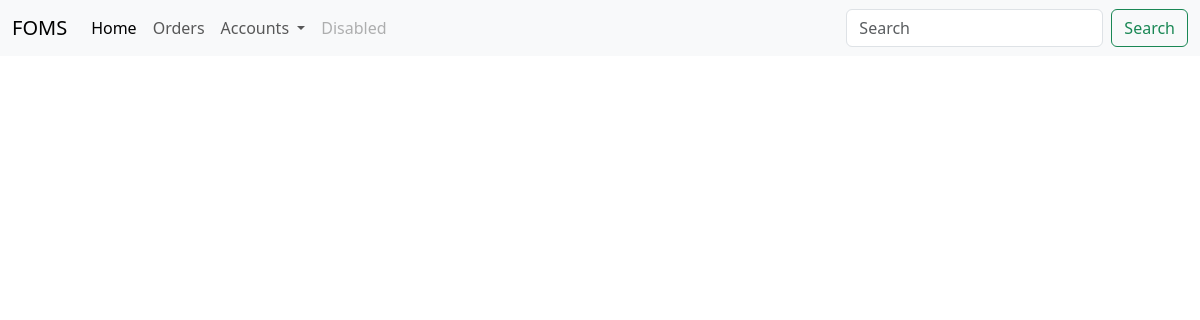
The app's page /Jayanthi, older data.
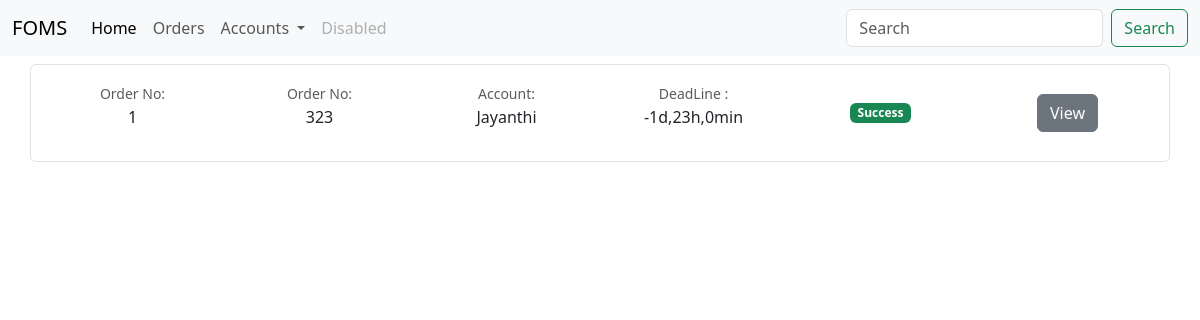
The same page, newer data.
### website/models.py (models this page shows)
class FiverrOrder(db.Model):
    foid = db.Column(db.Integer, primary_key=True)
    fono = db.Column(db.String, nullable=False)
    account_name = db.Column(db.String, nullable=False)
    date = db.Column(db.DateTime, nullable=False)
    soundcloud_tracks = db.relationship(
        'SoundcloudTrack', backref='fiverr_order', lazy='dynamic')

### website/views.py (the view)
@views.route('/Jayanthi')
def jayanthi_order_load():
    account_name = 'Jayanthi'  # Replace with the account_name you want to query
    orders = FiverrOrder.query.filter_by(
        account_name=account_name).all()
    time = calculate(orders)
    for order in orders:
        print(order.foid)
    print(time)
    return render_template("jayanthi.html", orders=orders, time=time)

### website/Timecal.py (called while the page is built)
def calculate(orders):
    asia_colombo_tz = pytz.timezone('Asia/Colombo')
    time = []
    for order in orders:
        current_time = datetime.now(tz=asia_colombo_tz)
        End_date = order.date.astimezone(asia_colombo_tz)
        remain_time = End_date - current_time
        hours, remainder = divmod(remain_time.seconds, 3600)
        minutes, seconds = divmod(remainder, 60)
        time.append({order.foid: {
            'date': remain_time.days,
            'hours': hours,
            'minutes': minutes,
        }})
    return time

### website/templates/jayanthi.html (shortened to what this page needs)
{% extends "base.html"%}{%block title%}Orders{%endblock%} {% block content%}
{%for order in orders %}
<div class="container">
  <div class="row my-2 border rounded p-2">
    <div
      class="col-md-2 d-flex align-items-center justify-content-center custom-column"
    >
      <p class="text-center">
        <small class="text-body-secondary">Order No:</small
        ><br />{{order['foid']}}
      </p>
    </div>
    <div
      class="col-md-2 d-flex align-items-center justify-content-center custom-column"
    >
      <p class="text-center">
        <small class="text-body-secondary">Order No:</small
        ><br />{{order['fono']}}
      </p>
    </div>
    <div
      class="col-md-2 d-flex align-items-center justify-content-center custom-column"
    >
      <p class="text-center">
        <small class="text-body-secondary">Account:</small
        ><br />{{order['account_name']}}
      </p>
    </div>
    <div
      class="col-md-2 d-flex align-items-center justify-content-center custom-column"
    >
      <p class="text-center">
        <small class="text-body-secondary">DeadLine :</small
        ><br />{{time[(order['foid']|int)-1][order['foid']]["date"]}}d,{{time[(order['foid']|int)-1][order['foid']]["hours"]}}h,{{time[(order['foid']|int)-1][order['foid']]["minutes"]}}min<br />
      </p>
    </div>
    <div
      class="col-md-2 d-flex align-items-center justify-content-center custom-column"
    >
      <span class="badge text-bg-success">Success{{num}}</span>
    </div>
    <div
      class="col-md-2 d-flex align-items-center justify-content-center custom-column"
    >
      <a href="/tracks?foid={{order['foid']}}" class="btn btn-secondary"
        >View</a
      >
    </div>
  </div>
</div>
{% endfor %} {%endblock%}

### website/templates/base.html (shortened to what this page needs)
<!DOCTYPE html>
<html lang="en">
  <head>
    <link
      href="https://cdn.jsdelivr.net/npm/bootstrap@5.3.2/dist/css/bootstrap.min.css"
      rel="stylesheet"
    />
  </head>
  <body>
    <nav class="navbar navbar-expand-lg bg-body-tertiary">
      <div class="container-fluid">
        <a class="navbar-brand" href="#">FOMS</a>
        <div class="collapse navbar-collapse" id="navbarSupportedContent">
          <ul class="navbar-nav me-auto mb-2 mb-lg-0">
            <li class="nav-item">
              <a class="nav-link active" aria-current="page" href="/">Home</a>
            </li>
            <li class="nav-item">
              <a class="nav-link" href="/order">Orders</a>
            </li>
            <li class="nav-item dropdown">
              <a
                class="nav-link dropdown-toggle"
                href="#"
                role="button"
                data-bs-toggle="dropdown"
                aria-expanded="false"
              >
                Accounts
              </a>
            </li>
            <li class="nav-item">
              <a class="nav-link disabled" aria-disabled="true">Disabled</a>
            </li>
          </ul>
          <form class="d-flex" role="search">
            <input
              class="form-control me-2"
              type="search"
              placeholder="Search"
              aria-label="Search"
            />
            <button class="btn btn-outline-success" type="submit">
              Search
            </button>
          </form>
        </div>
      </div>
    </nav>
    {% block content %} {%endblock%}
  </body>
</html>

### website/templates/jayanthi.html (style rules this page uses)
.custom-column { padding: 0.5rem; margin: 0; }

Row changes from the older to the newer data that the page shows:
added FiverrOrder: foid "1", fono "323", account_name "Jayanthi", foid "-1", foid "23", foid "0"
